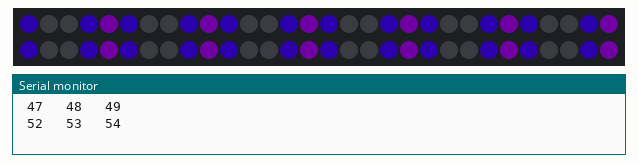
Simulated run of this sketch. Board: Arduino Uno, built with avr-gcc and run on an emulated ATmega328P. Shown: 60 RGB LEDs in strip order, left to right, continuing on the next row, the last lines printed to the serial monitor. Dim RGB values are drawn brighter than linear; random numbers use the default seed unless the sketch sets one.

Above: at 1.91 s.
At 6.51 s:
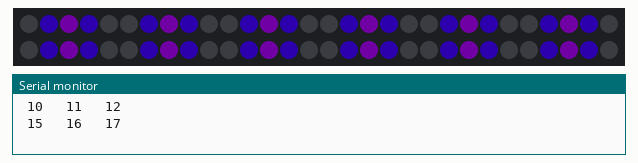
At 11.11 s:
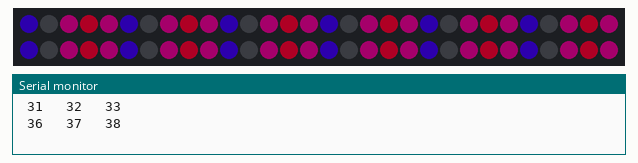
At 20.71 s:
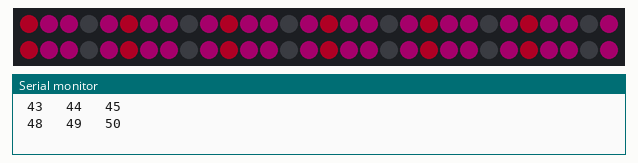
At 30.11 s:
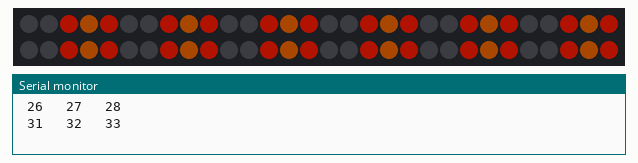
At 39.71 s:
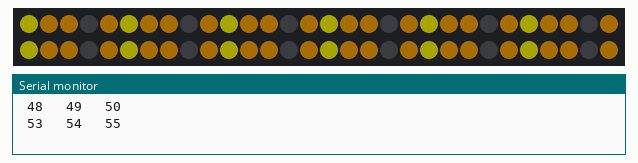

The sketch:

marquee_v3.ino
```cpp
//***************************************************************
// Marquee fun (v3)
//  Pixel position down the strip comes from this formula:
//      pos = spacing * (i-1) + spacing
//  i starts at 0 and is incremented by +1 up to NUM_LEDS/spacing.
//
// Marc Miller, May 2016
// Updated June 2018 - reordered some stuff and small bug fix.
//***************************************************************

#include "FastLED.h"

#define LED_TYPE WS2812
#define NUM_LEDS 60
#define COLOR_ORDER GRB
//#define LED_TYPE APA102
//#define NUM_LEDS 39
//#define COLOR_ORDER BGR

#define DATA_PIN 5
#define CLOCK_PIN 13
CRGB leds[NUM_LEDS];
#define BRIGHTNESS 64

uint16_t holdTime = 200;  // Milliseconds to hold position before advancing.
uint8_t spacing = 5;      // Sets pixel spacing. [Use 2 or greater]
int8_t delta = 1;         // Sets forward or backwards direction amount. (Can be negative.)
uint8_t width = 3;        // Can increase the number of pixels (width) of the chase. [1 or greater]

boolean fadingTail = 0;   // Add fading tail? [1=true, 0=falue]
uint8_t fadeRate = 220;   // How fast to fade out tail. [0-255]

uint8_t hue = 180;        // Starting color.
uint8_t hue2_shift = 20;  // Hue shift for secondary color.  Use 0 for no shift. [0-255]

int16_t pos;                // Pixel position.
int8_t advance = -1*width;  // Stores the advance amount.
uint8_t color;              // Stores a hue color.


//---------------------------------------------------------------
void setup() {
  Serial.begin(115200);  // Allows serial monitor output (check baud rate)
  delay(1600);  // Startup delay
  FastLED.addLeds<LED_TYPE, DATA_PIN, COLOR_ORDER>(leds, NUM_LEDS);
  FastLED.setBrightness(BRIGHTNESS);

  Serial.print("NUM_LEDS/spacing: "); Serial.println(NUM_LEDS/spacing);
  Serial.println("Setup done. ");
}

//---------------------------------------------------------------
void loop() {

  EVERY_N_SECONDS(10){  // Demo: Change direction every N seconds.
    delta = -1*delta;
  }

  //EVERY_N_SECONDS(10){  // Demo: Changing the pixel spacing every N seconds.
  //  spacing = spacing + 1;
  //  if (spacing == 9) { spacing = 2; }  // Reset spacing to 2
  //  if (spacing >4) { spacing = 8; }  // Jump spacing up to 8
  //}

  EVERY_N_SECONDS(10){  // Demo: Change the hue every N seconds.
    hue = hue + random8(30,61);  // Shift the hue to something new.
  }


  EVERY_N_MILLISECONDS(holdTime){  // Advance pixels to next position.

    // Advance pixel postion down strip, and rollover if needed.
    advance = (advance + delta + NUM_LEDS) % NUM_LEDS;

    // Fade out tail or set back to black for next loop around.
    if (fadingTail == 1) {
      fadeToBlackBy(leds, NUM_LEDS,fadeRate);
    } else {
      for (uint8_t i=0; i<(NUM_LEDS/spacing); i++){
        for (uint8_t w = 0; w<width; w++){
          //pos = (spacing * (i-1) + spacing + advance + w) % NUM_LEDS;
          pos = (spacing * (i-1) + spacing + advance + w - 1) % NUM_LEDS;
          leds[pos] = CRGB::Black;
          Serial.print(" "); Serial.print(pos); Serial.print("  ");
        }
      Serial.println(" ");
      }
    Serial.println(" ");
    }

    // Update pixels down the strip.
    for (uint8_t i=0; i<(NUM_LEDS/spacing); i++){
      for (uint8_t w = 0; w<width; w++){
        pos = (spacing * (i-1) + spacing + advance + w) % NUM_LEDS;
        if ( w % 2== 0 ){  // Is w even or odd?
          color = hue;
        } else {
          color = hue + hue2_shift;
        }

        leds[pos] = CHSV(color,255,255);
      }
    }

    FastLED.show();

  }//end_every_n

}//end_main_loop
```
